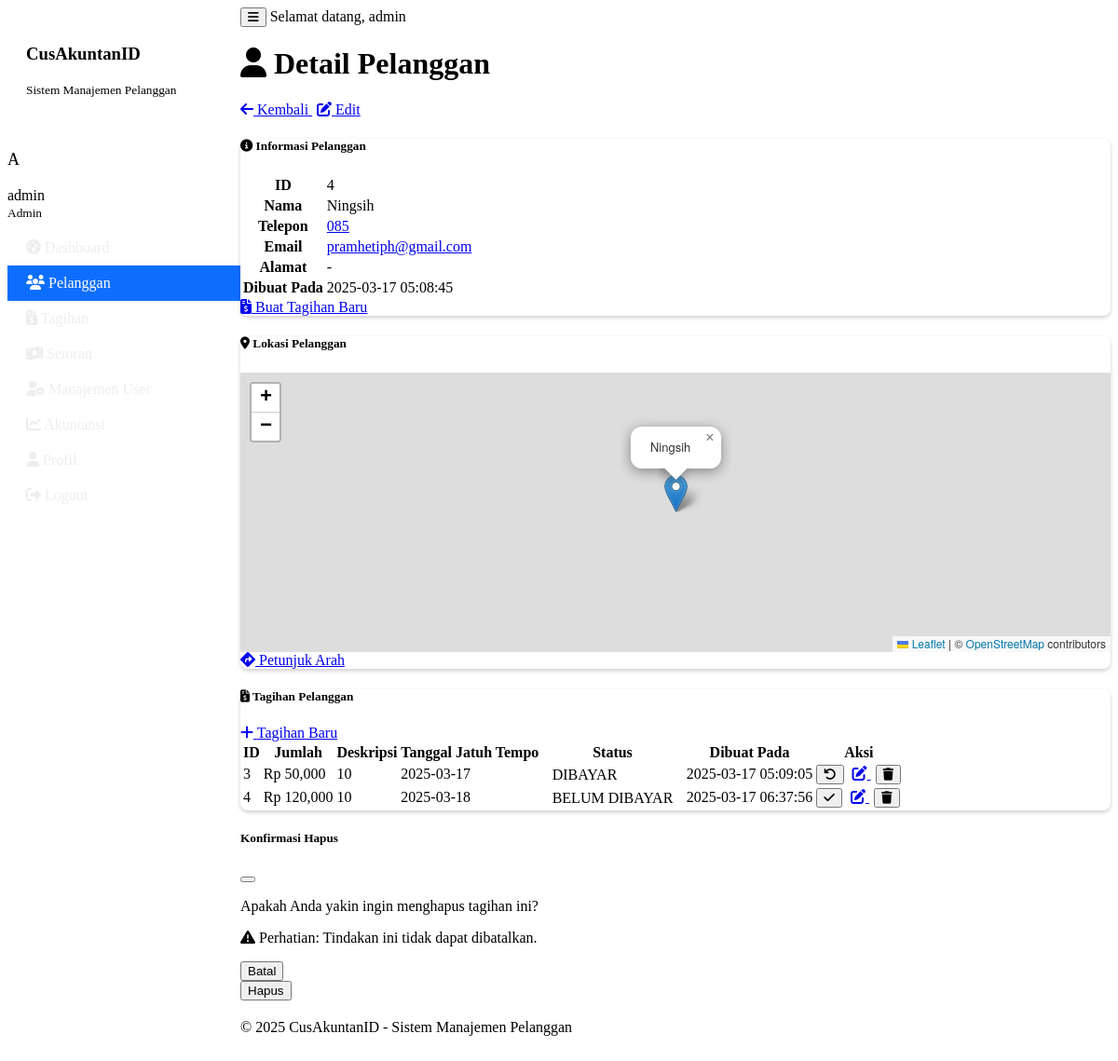
The page /pelanggan/4 (signed in) on the database as committed earlier.
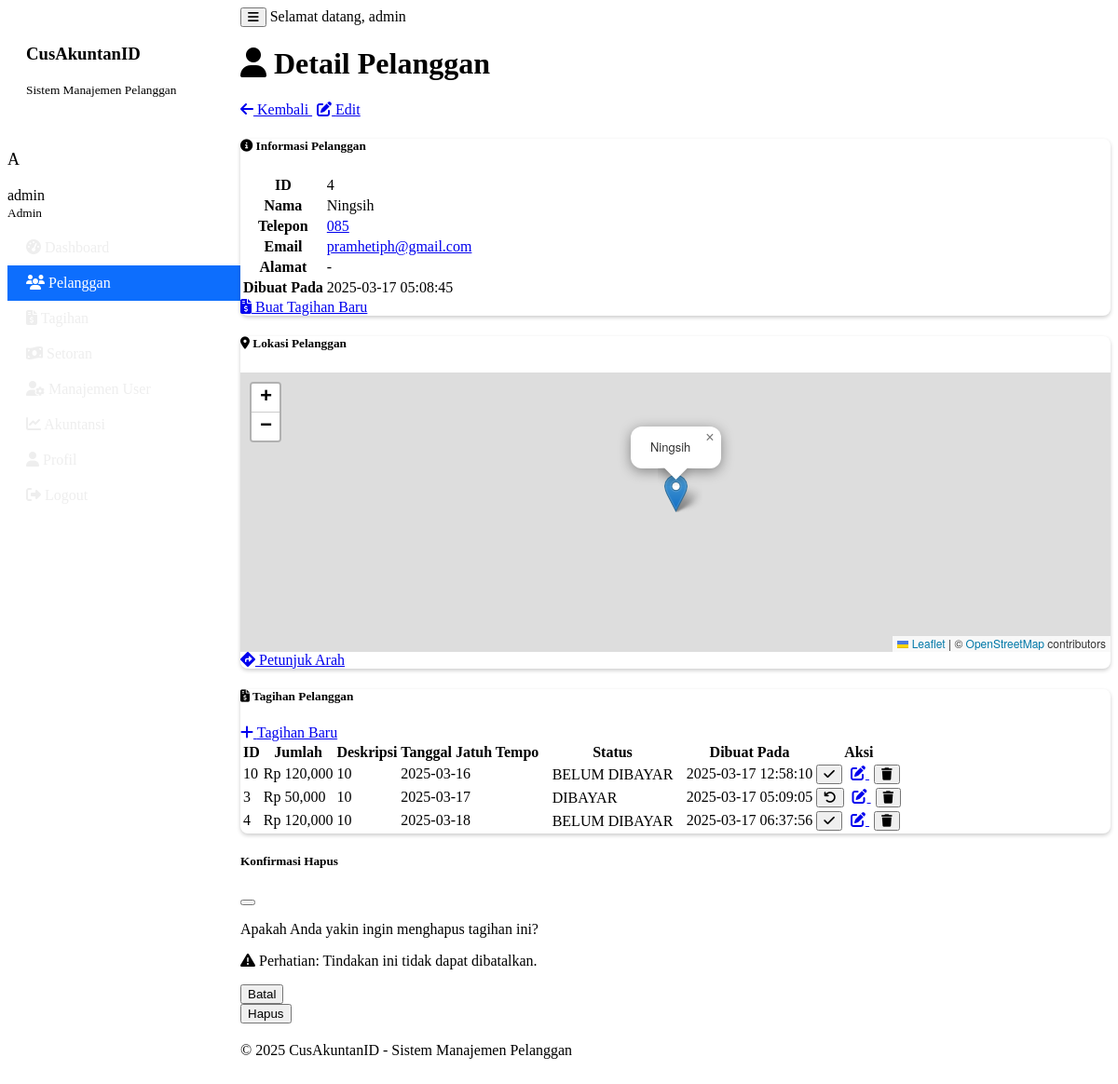
The same page on the database as committed later.
### tables this page shows
CREATE TABLE tagihan (
            id INTEGER PRIMARY KEY,
            pelanggan_id INTEGER,
            jumlah REAL NOT NULL,
            deskripsi TEXT,
            tanggal_jatuh_tempo TEXT,
            status_pembayaran TEXT DEFAULT 'BELUM DIBAYAR',
            dibuat_pada TEXT,
            FOREIGN KEY (pelanggan_id) REFERENCES pelanggan (id)
        );

### main.py (the view)
    def decorated_function(*args, **kwargs):
        if 'user' not in session:
            flash('Anda perlu login terlebih dahulu.', 'warning')
            return redirect(url_for('login'))
        return f(*args, **kwargs)

### main.py (called while the page is built)
@app.context_processor
def inject_now():
    return {'now': datetime.datetime.now()}

def login_required(f):
    def decorated_function(*args, **kwargs):
        if 'user' not in session:
            flash('Anda perlu login terlebih dahulu.', 'warning')
            return redirect(url_for('login'))
        return f(*args, **kwargs)
    decorated_function.__name__ = f.__name__
    return decorated_function

    def get_connection(self):
        return sqlite3.connect(self.db_path)

    def dapatkan_pelanggan(self, pelanggan_id):
        conn = self.get_connection()
        cursor = conn.cursor()
        cursor.execute("SELECT * FROM pelanggan WHERE id = ?", (pelanggan_id,))
        hasil = cursor.fetchone()
        conn.close()
        return hasil

    def dapatkan_tagihan_pelanggan(self, pelanggan_id):
        conn = self.get_connection()
        cursor = conn.cursor()
        cursor.execute("SELECT * FROM tagihan WHERE pelanggan_id = ? ORDER BY tanggal_jatuh_tempo", (pelanggan_id,))
        hasil = cursor.fetchall()
        conn.close()
        return hasil

### templates/pelanggan_detail.html (shortened to what the changed rows need)
{% extends "base.html" %}
{% block head %}
    <link rel="stylesheet" href="https://unpkg.com/leaflet@1.9.3/dist/leaflet.css" />
{% endblock %}
{% block content %}
<div class="container">
    <div class="d-flex justify-content-between align-items-center mb-4">
        <h1><i class="fas fa-user me-2"></i> Detail Pelanggan</h1>
    </div>
    <div class="row">
        <div class="col-md-6 mb-4">
            <div class="card h-100">
                <div class="card-body">
                    <table class="table">
                        <tr>
                            <th style="width: 30%">ID</th>
                        </tr>
                        <tr>
                            <th>Nama</th>
                        </tr>
                        <tr>
                            <th>Telepon</th>
                        </tr>
                        <tr>
                            <th>Email</th>
                        </tr>
                        <tr>
                            <th>Alamat</th>
                        </tr>
                        <tr>
                            <th>Dibuat Pada</th>
                        </tr>
                    </table>
                </div>
            </div>
        </div>
    </div>
    <div class="card mb-4">
        <div class="card-body">
            {% if tagihan %}
                <div class="table-responsive">
                    <table class="table table-striped table-hover">
                        <thead>
                            <tr>
                                <th>ID</th>
                                <th>Jumlah</th>
                                <th>Deskripsi</th>
                                <th>Tanggal Jatuh Tempo</th>
                                <th>Status</th>
                                <th>Dibuat Pada</th>
                                <th>Aksi</th>
                            </tr>
                        </thead>
                        <tbody>
                            {% for t in tagihan %}
                            <tr>
                                <td>{{ t[0] }}</td>
                                <td>Rp {{ "{:,.0f}".format(t[2]) }}</td>
                                <td>{{ t[3] or '-' }}</td>
                                <td>{{ t[4] }}</td>
                                <td>
                                    <span class="badge bg-{{ 'success' if t[5] == 'DIBAYAR' else 'danger' }}">
                                        {{ t[5] }}
                                    </span>
                                </td>
                                <td>{{ t[6] }}</td>
                                <td>
                                    <div class="btn-group">
                                        <button type="button" class="btn btn-sm btn-{{ 'success' if t[5] == 'BELUM DIBAYAR' else 'warning' }} status-btn"
                                                data-id="{{ t[0] }}"
                                                data-status="{{ t[5] }}"
                                                title="{{ 'Tandai Dibayar' if t[5] == 'BELUM DIBAYAR' else 'Tandai Belum Dibayar' }}">
                                            <i class="fas {{ 'fa-check' if t[5] == 'BELUM DIBAYAR' else 'fa-undo' }}"></i>
                                        </button>
                                        <a href="{{ url_for('edit_tagihan', tagihan_id=t[0]) }}" class="btn btn-sm btn-primary" title="Edit">
                                            <i class="fas fa-edit"></i>
                                        </a>
                                        <button type="button" class="btn btn-sm btn-danger delete-tagihan-btn"
                                                data-bs-toggle="modal"
                                                data-bs-target="#deleteTagihanModal"
                                                data-id="{{ t[0] }}"
                                                title="Hapus">
                                            <i class="fas fa-trash"></i>
                                        </button>
                                    </div>
                                </td>
                            </tr>
                            {% endfor %}
                        </tbody>
                    </table>
                </div>
            {% else %}
                <div class="alert alert-info">
                    <i class="fas fa-info-circle me-2"></i> Pelanggan ini belum memiliki tagihan.
                    <a href="{{ url_for('tambah_tagihan') }}?pelanggan_id={{ pelanggan.id }}" class="alert-link">Buat tagihan baru sekarang</a>.
                </div>
            {% endif %}
        </div>
    </div>
</div>
{% endblock %}

Rows that differ between the two databases and show on the page:
added tagihan: id "10", jumlah "120,000", deskripsi "10", tanggal_jatuh_tempo "2025-03-16", status_pembayaran "BELUM DIBAYAR", dibuat_pada "2025-03-17 12:58:10"
